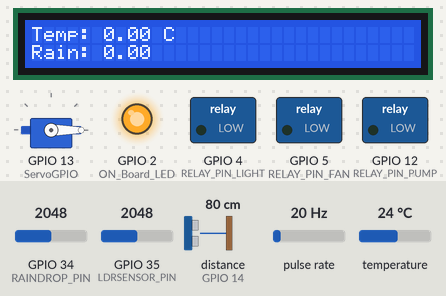
The program below on a simulated ESP32. Shown: servo, 32×2 character LCD, switched loads named in the program (green lamp = pin HIGH), output pins drawn as LEDs (lit = HIGH). Wiring (inferred from the names in the program): pulse sensor: data GPIO 32. The test bench sets the inputs (shaded band); at power-on: distance to the obstacle (sensor on GPIO 14) 80 cm, GPIO 34 (RAINDROP_PIN) = 2048, temperature 24 °C, GPIO 35 (LDRSENSOR_PIN) = 2048, pulse rate 20 Hz. The echo pulse lasts 58.3 µs per cm; WiFi joins after 1.5 s; servers stay silent unless stated; pins used as bus, display or sensor lines are not drawn; what the program prints to the serial monitor is not drawn.

Above: at 6.2 s.
6.3 s: distance to the obstacle (sensor on GPIO 14) set to 21 cm
At 20.2 s:
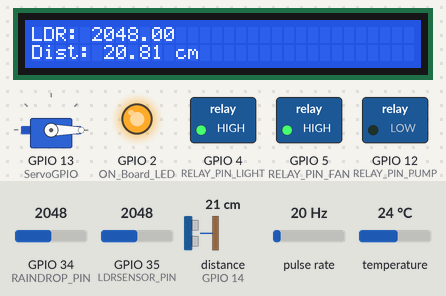
20.3 s: distance to the obstacle (sensor on GPIO 14) set to 17 cm
At 23.0 s:
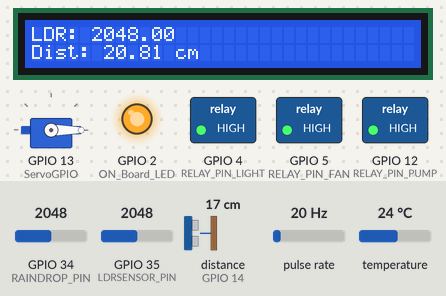
23.3 s: GPIO 34 (RAINDROP_PIN) set to 848
At 37.2 s:
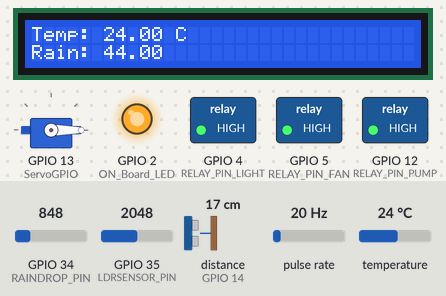
37.3 s: GPIO 34 (RAINDROP_PIN) set to 762
At 44.46 s:
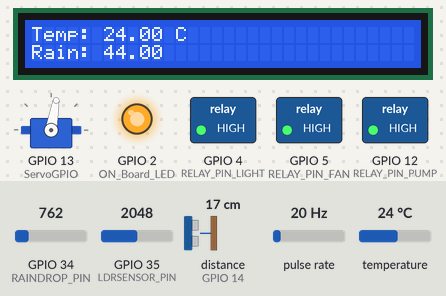
46.6 s: temperature set to 29.4 °C
58.8 s: temperature set to 30.5 °C
At 68.57 s:
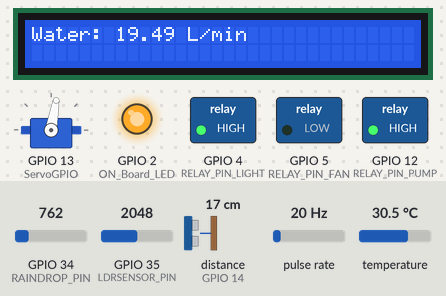
Timing chart, 0 to 95.2 s (numbered marks = the images above; inputs shaded):
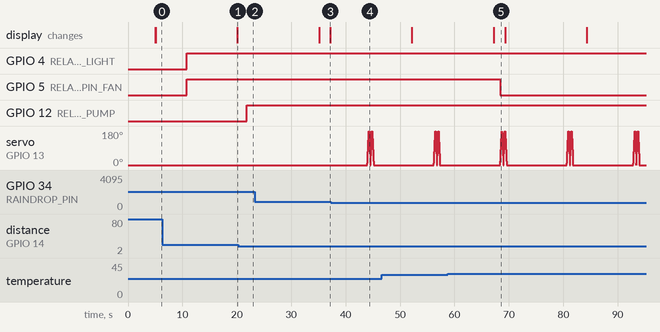

Measured:
- the behaviour switches between 19 and 18 cm on distance to the obstacle (sensor on GPIO 14) (found by bisection; images 1 and 2)
- the behaviour switches between 823 and 822 on GPIO 34 (RAINDROP_PIN) (found by bisection; images 3 and 4)
- the behaviour switches between 29.9 and 30 °C on temperature (found by bisection; images 4 and 5)
- after the input at 6.3 s, the display: changes after 13.8 s (image 1)
- after the input at 20.3 s, GPIO 12 (RELAY_PIN_PUMP): LOW → HIGH after 1.5 s
- after the input at 58.8 s, GPIO 5 (RELAY_PIN_FAN): HIGH → LOW after 9.6 s

The program:

main.cpp
```cpp
#include <WiFi.h>
#include "ThingSpeak.h"
#include <OneWire.h>
#include <DallasTemperature.h>
#include <ESP32Servo.h>
#include <LiquidCrystal_I2C.h>
// Servo motor object
Servo ObjServo;

// Pin Definitions
static const int RAINDROP_PIN = 34;
static const int TEMPSENSOR_PIN = 33;
static const int LDRSENSOR_PIN = 35;
static const int WATERFLOW_PIN = 32;
static const int TRIG_PIN = 23;
static const int ECHO_PIN = 14;
static const int ServoGPIO = 13;
static const int RELAY_PIN_PUMP = 12;

// Output Pin Definitions
static const int ON_Board_LED = 2;
static const int RELAY_PIN_LIGHT = 4;
static const int RELAY_PIN_FAN = 5;

// lcd pins
//  SDA pin to D21
//  SCL pin to D22

// define sound speed in cm/uS
#define SOUND_SPEED 0.034
#define CM_TO_INCH 0.393701

// Task Handles
TaskHandle_t lcdTaskHandle;

// LCD pins and setup
int lcdColumns = 32;
int lcdRows = 2;
LiquidCrystal_I2C lcd(0x27, lcdColumns, lcdRows);

// WiFi Credentials
const char *ssid = "GalaxyM026fbb";
const char *password = "thushara";

// WiFi Client and ThingSpeak configuration
WiFiClient client;
unsigned long Channel_ID = 2694167;
const char *API_Key = "1PS6KHW9CD6UPX0B";

// Timing Variables
unsigned long last_time = 0;
const unsigned long Delay = 10000; // 10 seconds delay

// DS18B20 Temperature Sensor Object
OneWire oneWire(TEMPSENSOR_PIN);
DallasTemperature DS18B20(&oneWire);

// Sensor Reading Variables
volatile float temperature;
volatile float raining;
volatile float ldrAnalogValue;
volatile float duration_us, distance_cm;
volatile float volume;
volatile long pulse;
unsigned long lastTime = 0;

// WiFi reconnect timer
unsigned long previousReconnectAttempt = 0;
const unsigned long reconnectInterval = 5000; // 5 seconds

// HTTP Timeout
unsigned long currentTime = millis();
unsigned long previousTime = 0;
const long timeoutTime = 2000;

// Forward declaration for task
void lcdTask(void *parameter);

// Forward Declarations
double ultrasonicSensor();
double rainSensor();
double tempSensor();
double ldrSensor();
double waterflowSensor();
void connectToWiFi();
void increase();
void rotateServoTwice();

void setup()
{
    Serial.begin(115200);

    // Pin Mode Configurations
    pinMode(ON_Board_LED, OUTPUT);
    pinMode(RELAY_PIN_LIGHT, OUTPUT);
    pinMode(RELAY_PIN_FAN, OUTPUT);
    pinMode(TRIG_PIN, OUTPUT);
    pinMode(ECHO_PIN, INPUT);
    pinMode(WATERFLOW_PIN, INPUT);
    pinMode(RELAY_PIN_PUMP, OUTPUT);

    attachInterrupt(digitalPinToInterrupt(WATERFLOW_PIN), increase, RISING);

    ObjServo.attach(ServoGPIO);
    ObjServo.write(0);

    // WiFi Configuration
    WiFi.mode(WIFI_STA);
    ThingSpeak.begin(client);

    // Connect to WiFi
    connectToWiFi();

    // initialize LCD
    lcd.init();
    lcd.backlight();

    // Create the lcdTask to run in parallel
    xTaskCreate(
        lcdTask, "lcdTask", 10000, NULL, 1, &lcdTaskHandle);
}

void loop()
{
    if (millis() - last_time > Delay)
    {
        // Sensor Readings
        volume = waterflowSensor();
        temperature = tempSensor();
        ldrAnalogValue = ldrSensor();
        distance_cm = ultrasonicSensor();
        raining = rainSensor();

        // Print sensor values
        Serial.println("Water Flow: " + String(volume) + " L/min");
        Serial.println("LDR Value: " + String(ldrAnalogValue));
        Serial.println("Temperature: " + String(temperature) + " C");
        Serial.println("Distance: " + String(distance_cm) + " cm");

        // Update ThingSpeak Fields
        ThingSpeak.setField(1, raining);
        ThingSpeak.setField(2, temperature);
        ThingSpeak.setField(3, ldrAnalogValue);
        ThingSpeak.setField(4, distance_cm);
        ThingSpeak.setField(5, volume);

        int data = ThingSpeak.writeFields(Channel_ID, API_Key);
        if (data == 200)
        {
            Serial.println("Channel updated successfully!");
        }
        else
        {
            Serial.println("Problem updating channel. HTTP error code: " + String(data));
        }

        last_time = millis(); // Reset delay timer
    }

    // Reconnect WiFi if needed
    if (WiFi.status() != WL_CONNECTED && millis() - previousReconnectAttempt > reconnectInterval)
    {
        connectToWiFi();
        previousReconnectAttempt = millis();
    }
}

void connectToWiFi()
{
    if (WiFi.status() != WL_CONNECTED)
    {
        Serial.print("Connecting...");
        while (WiFi.status() != WL_CONNECTED)
        {
            WiFi.begin(ssid, password);
            delay(5000);
        }
        Serial.println("\nConnected.");
        digitalWrite(ON_Board_LED, HIGH);
        Serial.println("IP address: ");
        Serial.println(WiFi.localIP());
    }
}

double rainSensor()
{
    raining = analogRead(RAINDROP_PIN);
    raining = map(raining, 0, 1023, 255, 0);

    Serial.print("Raining: ");
    Serial.println(raining > 0 ? "Yes" : "No");

    if (raining > 50) // Adjust threshold as needed
    {
        rotateServoTwice(); // Rotate servo to 90 degrees if it’s raining
        Serial.println("Servo ON due to rain.");
    }
    else
    {
        ObjServo.write(0); // Rotate servo back to 0 degrees if no rain
        Serial.println("Servo OFF, no rain detected.");
    }

    return raining;
}

double tempSensor()
{
    DS18B20.requestTemperatures();
    temperature = DS18B20.getTempCByIndex(0);

    // Control fan based on temperature
    digitalWrite(RELAY_PIN_FAN, temperature < 30 ? HIGH : LOW);

    return temperature;
}

double ldrSensor()
{
    ldrAnalogValue = analogRead(LDRSENSOR_PIN);
    Serial.print("LDR Value: ");
    Serial.print(ldrAnalogValue);

    // Control light based on LDR value
    digitalWrite(RELAY_PIN_LIGHT, ldrAnalogValue < 3000 ? HIGH : LOW);

    return ldrAnalogValue;
}

double ultrasonicSensor()
{
    digitalWrite(TRIG_PIN, LOW);
    delayMicroseconds(2);

    digitalWrite(TRIG_PIN, HIGH);
    delayMicroseconds(10);
    digitalWrite(TRIG_PIN, LOW);

    duration_us = pulseIn(ECHO_PIN, HIGH);
    distance_cm = duration_us * SOUND_SPEED / 2;

    float distance_inch = distance_cm * CM_TO_INCH;
    Serial.print("Distance: ");
    Serial.print(distance_cm);
    Serial.print(" cm, ");
    Serial.print(distance_inch);
    Serial.println(" inch");

    // Turn on the pump if distance is less than 19 cm
    if (distance_cm > 18)
    {
        digitalWrite(RELAY_PIN_PUMP, LOW); // LOW to turn ON (depending on relay)
        Serial.println("Water Pump ON");
    }
    else
    {
        digitalWrite(RELAY_PIN_PUMP, HIGH); // HIGH to turn OFF
        Serial.println("Water Pump OFF");
    }

    return distance_cm;
}

double waterflowSensor()
{
    volume = 2.663 * pulse / 1000 * 30;
    if (millis() - lastTime > 2000)
    {
        pulse = 0;
        lastTime = millis();
    }
    Serial.print("Water Flow: ");
    Serial.println(volume);
    return volume;
}

ICACHE_RAM_ATTR void increase()
{
    pulse++;
}

// Task function to handle the LCD display
void lcdTask(void *parameter)
{
    while (true)
    {
        lcd.clear();
        lcd.setCursor(0, 0);
        lcd.print("Temp: ");
        lcd.print(temperature);
        lcd.print(" C");

        lcd.setCursor(0, 1);
        lcd.print("Rain: ");
        lcd.print(raining);

        delay(15000); // Display for 15 seconds

        lcd.clear();
        lcd.setCursor(0, 0);
        lcd.print("LDR: ");
        lcd.print(ldrAnalogValue);

        lcd.setCursor(0, 1);
        lcd.print("Dist: ");
        lcd.print(distance_cm);
        lcd.print(" cm");

        delay(15000); // Display for 15 seconds

        lcd.clear();
        lcd.setCursor(0, 0);
        lcd.print("Water: ");
        lcd.print(volume);
        lcd.print(" L/min");

        delay(2000); // Display for 2 seconds
    }
}

void rotateServoTwice()
{
    for (int i = 0; i < 2; i++)
    { // Loop twice for two full rotations
        for (int angle = 0; angle <= 180; angle += 10)
        {
            ObjServo.write(angle);
            delay(15); // Adjust delay for smoother movement
        }
        for (int angle = 180; angle >= 0; angle -= 10)
        {
            ObjServo.write(angle);
            delay(15); // Adjust delay for smoother movement
        }
    }
}
```
